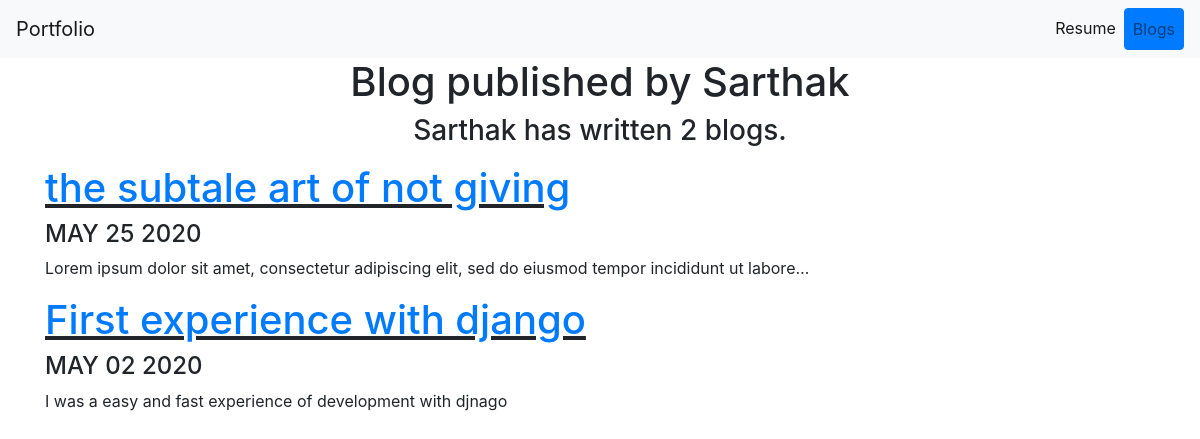
Screenshot of /blog/ with the database file from the repository.
### blog/models.py (models this page shows, shortened)
class Blog(models.Model):
    title = models.CharField(max_length=30)
    date = models.DateField()
    description = models.TextField()

### blog/views.py (the view)
# urls.py: path('',views.all_blogs,name='all_blogs'),
def all_blogs(request):
    blogs = Blog.objects.order_by('-date')
    return render(request,'blog/blog.html',{'blogs':blogs})

### blog/templates/blog/blog.html
{% extends 'portfolio/base.html' %}
    {% block content %}
    <div class="container text-center">
        <h1 >Blog published by Sarthak </h1>
        <h3>Sarthak has written {{blogs.count}}  blog{{blogs.count|pluralize}}.</h3>
    </div>
    <div class="container mt-3">
        {% for blog in blogs%}
        <h1 style="text-decoration: underline;"><a href="{% url 'blog:detail' blog.id %}">{{blog.title}}</a></h1>
        <h4>{{blog.date|date:'M d Y'|upper}}</h5>
        <p>{{blog.description|striptags|truncatechars:100}}</p>
        {% endfor %}
    </div>
    {% endblock %}

### rows the page displays
Blog: title "the subtale art of not giving", date "MAY 25 2020", description "Lorem ipsum dolor sit amet, consectetur adipiscing elit, sed do eiusmod tempor incididunt ut labore…"
Blog: title "First experience with django", date "MAY 02 2020", description "I was a easy and fast experience of development with djnago"

### other values shown
{{ blogs.count }} "2"
